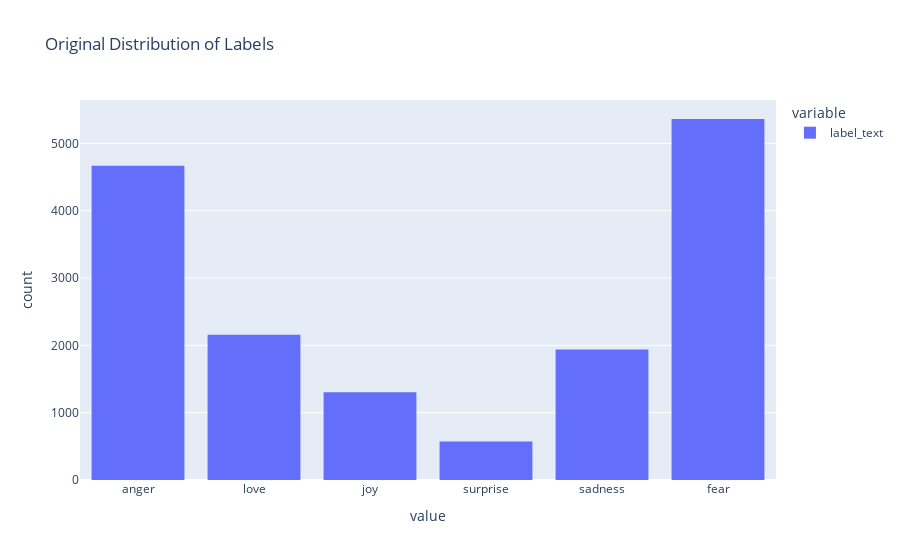

Here is the notebook cell this chart was saved with:
### Code cell
px.histogram(df["label_text"], title='Original Distribution of Labels') # everyone is afraid i guess

### Figure 1 — Plotly figure (JSON) as saved in the notebook; plotly's stock layout.template omitted (floating-point values rounded to 4 significant figures; data arrays with more than 128 entries replaced by an {"elided": "..."} marker saying what was removed)
{"data": [{"alignmentgroup": "True", "bingroup": "x", "hovertemplate": "variable=label_text<br>value=%{x}<br>count=%{y}<extra></extra>", "legendgroup": "label_text", "marker": {"color": "#636efa", "pattern": {"shape": ""}}, "name": "label_text", "offsetgroup": "label_text", "orientation": "v", "showlegend": true, "type": "histogram", "x": {"elided": "16000 str values"}, "xaxis": "x", "yaxis": "y"}], "layout": {"barmode": "relative", "legend": {"title": {"text": "variable"}, "tracegroupgap": 0}, "title": {"text": "Original Distribution of Labels"}, "xaxis": {"anchor": "y", "domain": [0, 1], "title": {"text": "value"}}, "yaxis": {"anchor": "x", "domain": [0, 1], "title": {"text": "count"}}}}
